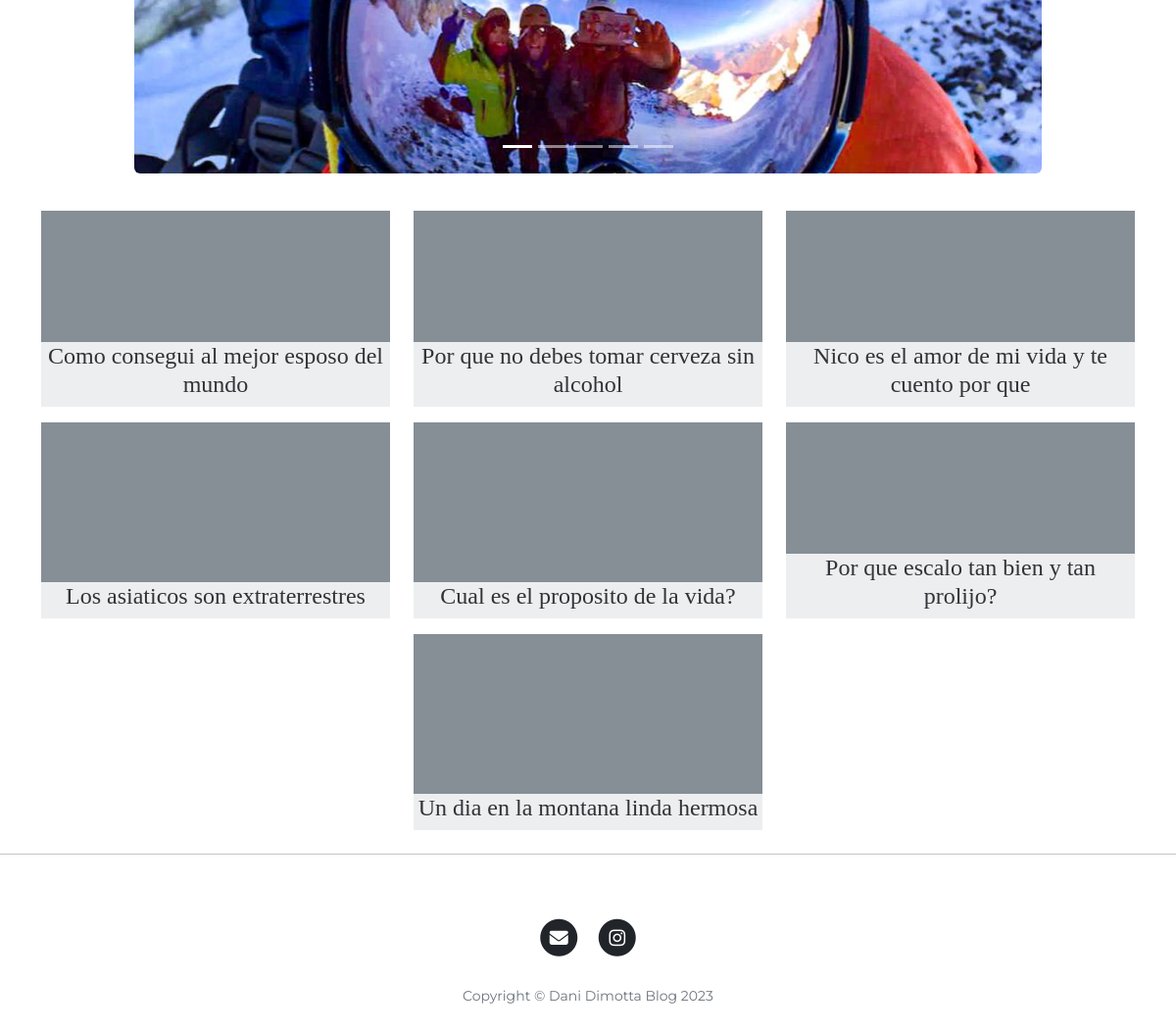
Before: / (lower part) with the older database file.
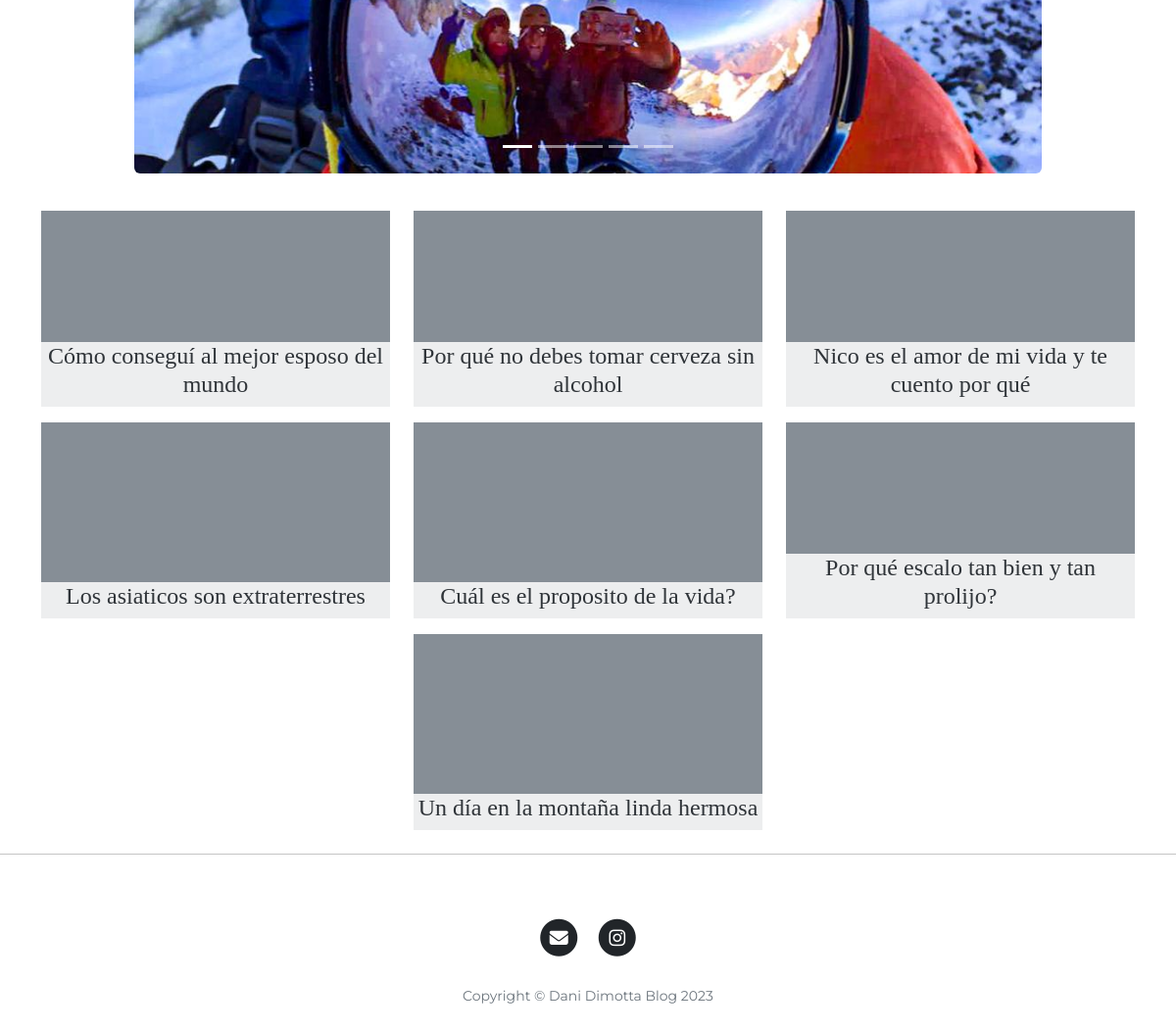
After: the same page with the newer database file.
### main.py (models this page shows)
class BlogPost(db.Model):
    __tablename__ = "blog_posts"
    id = db.Column(db.Integer, primary_key=True)
    author_id = db.Column(db.Integer, ForeignKey('users.id'))
    author = relationship('Users', back_populates='posts')
    title = db.Column(db.String(250), unique=True, nullable=False)
    subtitle = db.Column(db.String(500), nullable=False)
    category = db.Column(db.String(250), nullable=False)
    date = db.Column(db.String(250), nullable=False)
    body = db.Column(db.Text, nullable=False)
    img_url = db.Column(db.String(500), nullable=False)
    comments = relationship('Comment', back_populates="parent_post")

### main.py (the view)
@app.route('/')
def get_all_posts():
    posts = BlogPost.query.filter(BlogPost.category != 'Viajes').order_by(BlogPost.id.desc())
    return render_template("index.html", all_posts=posts)

### templates/index.html (shortened to what this page needs)
{% include "header.html" %}
<section class="the-carousel">
    <div class="container">
        <div class="row">
            <div class="col-lg-10 col-md-10 mx-auto">
                <div id="main-carousel" class="carousel slide carousel-fade" data-ride="carousel">
                    <ol class="carousel-indicators">
                        <li data-target="#main-carousel" data-slide-to="0" class="active"></li>
                        <li data-target="#main-carousel" data-slide-to="1"></li>
                        <li data-target="#main-carousel" data-slide-to="2"></li>
                        <li data-target="#main-carousel" data-slide-to="3"></li>
                        <li data-target="#main-carousel" data-slide-to="4"></li>
                    </ol>
                    <div class="carousel-inner rounded-2 shadow-4-strong">
                        <div class="carousel-item active">
                            <img class="d-block w-100" src="static/img/visor.jpeg" loading='lazy' alt="First slide">
                        </div>
                    </div>
                    <a class="carousel-control-prev" href="#main-carousel" role="button" data-slide="prev">
                    </a>
                    <a class="carousel-control-next" href="#main-carousel" role="button" data-slide="next">
                    </a>
                </div>
            </div>
        </div>
    </div>
</section>
<section>
    <div class="container">
        <div class="row">
            {% for post in all_posts %}
            <div class="col-lg-4 col-md-6 col-sm-12 mx-auto py-2">
                <div class="post-preview" style="background-image: url('{{post.img_url}}')">
                    <div class="post-preview-inner">
                        <a href="{{ url_for('show_post', post_id=post.id) }}">
                            <h2 class="post-title">
                                {{post.title}}
                            </h2>
                        </a>
                    </div>
                </div>
            </div>
                {% endfor %}
        </div>
    </div>
</section>
<hr>
{% include "footer.html" %}

Changed rows visible on the page:
changed BlogPost: title "Como consegui al mejor esposo del mundo" → "Cómo conseguí al mejor esposo del mundo"
changed BlogPost: title "Por que no debes tomar cerveza sin alcohol" → "Por qué no debes tomar cerveza sin alcohol"
changed BlogPost: title "Nico es el amor de mi vida y te cuento por que" → "Nico es el amor de mi vida y te cuento por qué"
changed BlogPost: title "Cual es el proposito de la vida?" → "Cuál es el proposito de la vida?"
changed BlogPost: title "Por que escalo tan bien y tan prolijo?" → "Por qué escalo tan bien y tan prolijo?"
changed BlogPost: title "Un dia en la montana linda hermosa" → "Un día en la montaña linda hermosa"
